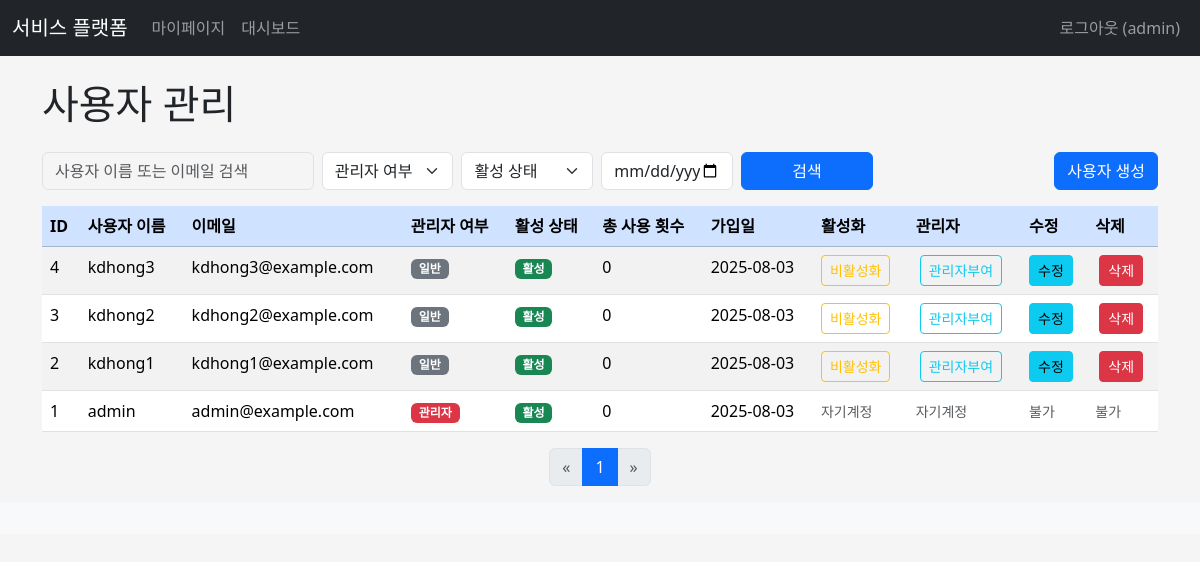
/adminx/manage_users (signed in), run on the app's committed database.
### apps/dbmodels.py (models this page shows, shortened)
class User(db.Model, UserMixin):  # db.Model, UserMixin 상속하는 User 클래스 생성
    __tablename__= "users"  # 삭제시, 테이블 이름은 Model 이름 소문자
    id=db.Column(db.Integer,primary_key=True)
    username=db.Column(db.String, index=True)
    email=db.Column(db.String, unique=True, index= True)
    password_hash=db.Column(db.String)
    is_admin=db.Column(db.Boolean,default=False)
    is_active=db.Column(db.Boolean, default=True)  # 활성화 여부
    usage_count = db.Column(db.Integer, default=0)
    daily_limit = db.Column(db.Integer, default=1000)
    monthly_limit = db.Column(db.Integer, default=5000)
    created_at=db.Column(db.DateTime, default= datetime.now)
    updated_at=db.Column(db.DateTime, default= datetime.now, onupdate=datetime.now)
    subscriptions = db.relationship('Subscription', backref='user', lazy=True, cascade='all, delete-orphan')
    api_keys = db.relationship('APIKey', backref='user', lazy=True, cascade='all, delete-orphan')
    usage_logs = db.relationship('UsageLog', backref='user', lazy=True, cascade='all, delete-orphan')
    prediction_results = db.relationship('PredictionResult', backref='user', lazy=True, cascade="all, delete-orphan")
    @property
    def password(self):
        """
        Prevent direct reading of the password.
        Attempting to read `user.password` will raise an AttributeError.
        """
        raise AttributeError('password is not a readable attribute')
    @property
    def is_authenticated(self):
        return True

### apps/adminx/views.py (the view, shortened to what this page needs)
@adminx.route('/manage_users', methods=['GET', 'POST'])
@admin_required
def manage_users():
    PER_PAGE = 10
    page = request.args.get('page', 1, type=int)
    search_query = request.args.get('search', '', type=str)
    is_admin_query = request.args.get('is_admin', '', type=str) # 'true', 'false', or ''
    is_active_query = request.args.get('is_active', '', type=str) # 'true', 'false', or ''
    created_at_query = request.args.get('created_at', '', type=str) # YYYY-MM-DD format
    users_query = User.query
    if is_admin_query:
        if is_admin_query == 'true':
            users_query = users_query.filter(User.is_admin == True)
        elif is_admin_query == 'false':
            users_query = users_query.filter(User.is_admin == False)
    if is_active_query:
        if is_active_query == 'true':
            users_query = users_query.filter(User.is_active == True)
        elif is_active_query == 'false':
            users_query = users_query.filter(User.is_active == False)
    users_pagination = users_query.order_by(User.created_at.desc()).paginate(page=page, per_page=PER_PAGE, error_out=False)
    users = users_pagination.items
    return render_template(
        'adminx/manage_users.html',
        title='사용자 관리',
        users=users,
        pagination=users_pagination,
        search_query=search_query,
        is_admin_query=is_admin_query,
        is_active_query=is_active_query,
        created_at_query=created_at_query,
    )

### apps/adminx/templates/adminx/manage_users.html (shortened to what this page needs)
{% extends "base.html" %}
{% block content %}
<h1 class="mb-4">사용자 관리</h1>
<div class="row mb-3 align-items-end">
    <div class="col-md-9 col-12">
        <form action="{{ url_for('adminx.manage_users') }}" method="GET">
            <div class="row g-2">
                <div class="col-md-4 col-12">
                    <input type="search" name="search" class="form-control" placeholder="사용자 이름 또는 이메일 검색"
                           value="{{ search_query if search_query }}" aria-label="Search">
                </div>
                <div class="col-md-2 col-6">
                    <select name="is_admin" class="form-select">
                        <option value="">관리자 여부</option>
                    </select>
                </div>
                <div class="col-md-2 col-6">
                    <select name="is_active" class="form-select">
                        <option value="">활성 상태</option>
                    </select>
                </div>
                <div class="col-md-2 col-12">
                    <input type="date" name="created_at" class="form-control" placeholder="가입일"
                           value="{{ created_at_query if created_at_query }}" aria-label="Registration Date">
                </div>
                <div class="col-md-2 col-12 d-grid">
                    <button class="btn btn-primary" type="submit">검색</button>
                </div>
            </div>
        </form>
    </div>
    <div class="col-md-3 col-12 mt-2 mt-md-0 d-grid d-md-block text-md-end">
        <a href="{{ url_for('adminx.create_user') }}" class="btn btn-primary user-create-btn">사용자 생성</a>
    </div>
</div>
{% if users %}
<div class="table-responsive">
    <table class="table table-hover table-striped">
        <thead class="table-primary">
            <tr>
                <th scope="col">ID</th>
                <th scope="col">사용자 이름</th>
                <th scope="col">이메일</th>
                <th scope="col">관리자 여부</th>
                <th scope="col">활성 상태</th>
                <th scope="col">총 사용 횟수</th>
                <th scope="col">가입일</th>
                <th scope="col">활성화</th>
                <th scope="col">관리자</th>
                <th scope="col">수정</th>
                <th scope="col">삭제</th>
            </tr>
        </thead>
        <tbody>
            {% for user in users %}
            <tr>
                <td>{{ user.id }}</td>
                <td>{{ user.username }}</td>
                <td>{{ user.email }}</td>
                <td>
                    {% if user.is_admin %}
                        <span class="badge bg-danger">관리자</span>
                    {% else %}
                        <span class="badge bg-secondary">일반</span>
                    {% endif %}
                </td>
                <td>
                    {% if user.is_active %}
                        <span class="badge bg-success">활성</span>
                    {% else %}
                        <span class="badge bg-warning text-dark">비활성</span>
                    {% endif %}
                </td>
                <td>{{ user.usage_count }}</td>
                <td>{{ user.created_at.strftime('%Y-%m-%d') }}</td>
                <td>
                    {% if user.id != current_user.id %}
                        <form method="POST" action="{{ url_for('adminx.toggle_user_active', user_id=user.id, search=search_query, page=pagination.page, is_admin=is_admin_query, is_active=is_active_query, created_at=created_at_query) }}" style="display:inline;">
                            <button type="submit" class="btn btn-sm {% if user.is_active %}btn-outline-warning{% else %}btn-outline-success{% endif %}"
                                    onclick="return confirm('이 사용자의 계정 상태를 변경하시겠습니까?');">
                                {{ '비활성화' if user.is_active else '활성화' }}
                            </button>
                        </form>
                    {% else %}
                        <small class="text-muted">자기계정</small>
                    {% endif %}
                </td>
                <td>
                    {% if user.id != current_user.id %}
                        <form method="POST" action="{{ url_for('adminx.toggle_user_admin', user_id=user.id, search=search_query, page=pagination.page, is_admin=is_admin_query, is_active=is_active_query, created_at=created_at_query) }}" style="display:inline;" class="ms-1">
                            <button type="submit" class="btn btn-sm {% if user.is_admin %}btn-outline-danger{% else %}btn-outline-info{% endif %}"
                                    onclick="return confirm('이 사용자의 관리자 권한을 변경하시겠습니까?');">
                                {{ '관리자해제' if user.is_admin else '관리자부여' }}
                            </button>
                        </form>
                    {% else %}
                        <small class="text-muted">자기계정</small>
                    {% endif %}
                </td>
                <td>
                    {% if user.id != current_user.id %}
                        <a href="{{ url_for('adminx.edit_user', user_id=user.id) }}" class="btn btn-sm btn-info">수정</a>
                    {% else %}
                        <small class="text-muted">불가</small>
                    {% endif %}
                </td>
                <td>
                    {% if user.id != current_user.id %}
                        <form method="POST" action="{{ url_for('adminx.delete_user', user_id=user.id, search=search_query, page=pagination.page, is_admin=is_admin_query, is_active=is_active_query, created_at=created_at_query) }}" style="display:inline;" class="ms-1">
                            <button type="submit" class="btn btn-sm btn-danger"
                                    onclick="return confirm('정말로 {{ user.username }} 사용자를 삭제하시겠습니까? 이 작업은 되돌릴 수 없습니다.');">
                                삭제
                            </button>
                        </form>
                    {% else %}
                        <small class="text-muted">불가</small>
                    {% endif %}
                </td>
            </tr>
            {% endfor %}
        </tbody>
    </table>
</div>
<nav aria-label="Page navigation">
    <ul class="pagination justify-content-center">
        {% if pagination.has_prev %}
        <li class="page-item">
            <a class="page-link" href="{{ url_for('adminx.manage_users', page=pagination.prev_num, search=search_query, is_admin=is_admin_query, is_active=is_active_query, created_at=created_at_query) }}" aria-label="Previous">
                <span aria-hidden="true">&laquo;</span>
            </a>
        </li>
        {% else %}
        <li class="page-item disabled">
            <span class="page-link">&laquo;</span>
        </li>
        {% endif %}
        {% for p in pagination.iter_pages() %}
            {% if p %}
                {% if p == pagination.page %}
                <li class="page-item active" aria-current="page"><span class="page-link">{{ p }}</span></li>
                {% else %}
                <li class="page-item"><a class="page-link" href="{{ url_for('adminx.manage_users', page=p, search=search_query, is_admin=is_admin_query, is_active=is_active_query, created_at=created_at_query) }}">{{ p }}</a></li>
                {% endif %}
            {% else %}
                <li class="page-item disabled"><span class="page-link">...</span></li>
            {% endif %}
        {% endfor %}
        {% if pagination.has_next %}
        <li class="page-item">
            <a class="page-link" href="{{ url_for('adminx.manage_users', page=pagination.next_num, search=search_query, is_admin=is_admin_query, is_active=is_active_query, created_at=created_at_query) }}" aria-label="Next">
                <span aria-hidden="true">&raquo;</span>
            </a>
        </li>
        {% else %}
        <li class="page-item disabled">
            <span class="page-link">&raquo;</span>
        </li>
        {% endif %}
    </ul>
</nav>
{% else %}
<div class="alert alert-info" role="alert">
    등록된 사용자가 없습니다.
</div>
{% endif %}
{% endblock %}

### apps/templates/base.html (shortened to what this page needs)
<!doctype  html><html lang="ko"><head><meta charset="UTF-8">
<link href="https://cdn.jsdelivr.net/npm/bootstrap@5.3.7/dist/css/bootstrap.min.css" rel="stylesheet">
<link rel="stylesheet" href={{ url_for('static', filename = 'css/style.css')}}/>
{% block head %}{% endblock %} </head>
<body>
<nav class="navbar navbar-expand-lg navbar-dark bg-dark">
    <div class="container-fluid">
        <a class="navbar-brand" href="{{ url_for('main.index') }}">서비스 플랫폼</a>
        <div class="collapse navbar-collapse" id="navbarNav">
            <ul class="navbar-nav me-auto mb-2 mb-lg-0">
                {% if current_user.is_authenticated %}
                    <li class="nav-item">
                        <a class="nav-link" href="{{ url_for('mypagex.dashboard') }}">마이페이지</a>
                    </li>
                    {% if current_user.is_admin %}
                        <li class="nav-item">
                            <a class="nav-link" href="{{ url_for('adminx.dashboard') }}">대시보드</a></li>
                    {% endif %}
                {% endif %}
            </ul>
            <ul class="navbar-nav">
                {% if current_user.is_authenticated %}
                    <li class="nav-item">
                        <a class="nav-link" href="{{ url_for('auth.logout') }}">로그아웃 ({{ current_user.username }})</a>
                    </li>
                {% endif %}
            </ul>
        </div>
    </div>
</nav>
<main role="main" class="container mt-4">
    {% block content %}{% endblock %}
</main>
<footer class="footer mt-auto py-3 bg-light">
    </footer>
</body></html>

### apps/static/css/style.css (style rules this page uses)
.user-create-btn { width: 100%; }
@media (min-width: 768px) { .user-create-btn { width: auto; } }
body { background-color: #f5f5f5; }
input[type="search"] { background-color: #f5f5f5; }

### apps/adminx/templates/adminx/manage_users.html (style rules this page uses)
.user-create-btn { width: 100%; }
@media (min-width: 768px) { .user-create-btn { width: auto; } }

### data on the page
User: username "admin", id "1", email "admin@example.com", is_admin "관리자", is_active "활성", usage_count "0", created_at "2025-08-03", shows "자기계정", shows "불가"
User: id "4", username "kdhong3", email "kdhong3@example.com", shows "일반", shows "활성", usage_count "0", created_at "2025-08-03", is_active "비활성화", is_admin "관리자부여"
User: id "3", username "kdhong2", email "kdhong2@example.com", shows "일반", shows "활성", usage_count "0", created_at "2025-08-03", is_active "비활성화", is_admin "관리자부여"
User: id "2", username "kdhong1", email "kdhong1@example.com", shows "일반", shows "활성", usage_count "0", created_at "2025-08-03", is_active "비활성화", is_admin "관리자부여"

### other printed values
{{ p }} "1"
